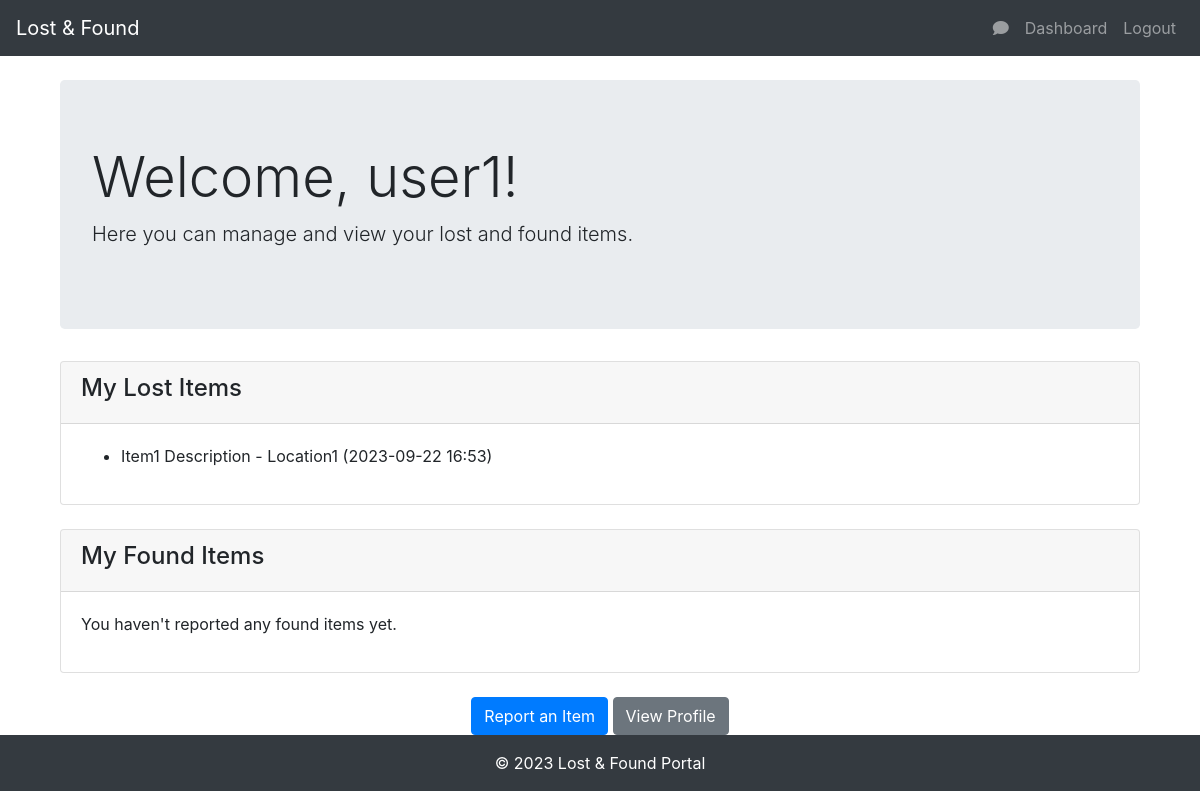
The page /dashboard (signed in) on the database its author committed.
### models.py (models this page shows, shortened)
class User(UserMixin, db.Model):
    id = db.Column(db.Integer, primary_key=True)
    first_name = db.Column(db.String(80), unique=False, nullable=False)
    last_name = db.Column(db.String(80), unique=False, nullable=False)
    username = db.Column(db.String(80), unique=True, nullable=False)
    created_at = db.Column(db.DateTime, default=datetime.utcnow)
    email = db.Column(db.String(120), unique=True, nullable=False, index=True, info={'unique_constraint': 'uq_email'})
    phone = db.Column(db.String(20), unique=True, nullable=False)
    password = db.Column(db.String(128), nullable=False)
    is_admin = db.Column(db.Boolean, default=False)
    last_login = db.Column(db.DateTime, nullable=True)
    email_verified = db.Column(db.Boolean, nullable=False, default=False)
    items = db.relationship('Item', backref='reporter', lazy=True)
    profile_visibility = db.Column(db.String(50), default='public', nullable=False)
    sent_messages = db.relationship('Message', foreign_keys='Message.sender_id', backref='sender', lazy='dynamic')
    received_messages = db.relationship('Message', foreign_keys='Message.receiver_id', backref='receiver',
                                        lazy='dynamic')
    claims = db.relationship('Claim', back_populates='user')
    PROFILE_VISIBILITY_CHOICES = ['public', 'private']

class Item(db.Model):
    id = db.Column(db.Integer, primary_key=True)
    description = db.Column(db.String(300), nullable=False, index=True)  # Added index
    category = db.Column(db.String(100), nullable=False, index=True)  # Added index
    location = db.Column(db.String(200), nullable=False, index=True)  # Added index
    time = db.Column(db.DateTime, nullable=False, default=datetime.utcnow)
    created_at = db.Column(db.DateTime, nullable=False, default=datetime.utcnow)
    type = db.Column(db.String(10), nullable=False, index=True)  # This will store values "lost" or "found"
    image_file = db.Column(db.String(20), nullable=True, default='default.jpg')
    user_id = db.Column(db.Integer, db.ForeignKey('user.id'), nullable=False)
    claims = db.relationship('Claim', back_populates='item')

### app.py (the view)
@app.route("/dashboard")
@login_required
def dashboard():
    lost_items = Item.query.filter_by(user_id=current_user.id, type='lost').all()
    found_items = Item.query.filter_by(user_id=current_user.id, type='found').all()
    unread_messages_count = Message.query.filter_by(receiver_id=current_user.id, is_read=False).count()
    return render_template('dashboard.html', lost_items=lost_items, found_items=found_items)

### app.py (called while the page is built)
@app.before_request
def make_session_permanent():
    session.permanent = True
    app.permanent_session_lifetime = timedelta(minutes=15)
    session.modified = True

@login_manager.user_loader
def load_user(user_id):
    return User.query.get(int(user_id))

@app.before_request
def before_request():
    if current_user.is_authenticated:
        g.unread_messages_count = Message.query.filter_by(receiver_id=current_user.id, is_read=False).count()
    else:
        g.unread_messages_count = 0

@app.context_processor
def inject_unread_messages_count():
    if current_user.is_authenticated:
        unread_messages_count = Message.query.filter_by(receiver_id=current_user.id, is_read=False).count()
    else:
        unread_messages_count = 0
    return dict(unread_messages_count=unread_messages_count)

### templates/dashboard.html
{% extends "base.html" %}
{% block content %}
<div class="container mt-4">
    <div class="jumbotron">
        <h1 class="display-4">Welcome, {{ current_user.username }}!</h1>
        <p class="lead">Here you can manage and view your lost and found items.</p>
    </div>
    <div class="card mb-4">
        <div class="card-header">
            <h4>My Lost Items</h4>
        </div>
        <div class="card-body">
            {% if lost_items %}
            <ul>
                {% for item in lost_items %}
                <li>{{ item.description }} - {{ item.location }} ({{ item.time.strftime('%Y-%m-%d %H:%M') }})</li>
                {% endfor %}
            </ul>
            {% else %}
            <p>You haven't reported any lost items yet.</p>
            {% endif %}
        </div>
    </div>
    <div class="card mb-4">
        <div class="card-header">
            <h4>My Found Items</h4>
        </div>
        <div class="card-body">
            {% if found_items %}
            <ul>
                {% for item in found_items %}
                <li>{{ item.description }} - {{ item.location }} ({{ item.time.strftime('%Y-%m-%d %H:%M') }})</li>
                {% endfor %}
            </ul>
            {% else %}
            <p>You haven't reported any found items yet.</p>
            {% endif %}
        </div>
    </div>
    <div class="text-center">
        <a href="{{ url_for('report_item') }}" class="btn btn-primary">Report an Item</a>
            <a href="{{ url_for('profile') }}" class="btn btn-secondary">View Profile</a>
    </div>
</div>
{% endblock %}

### rows shown on the page
User: username "user1"
Item: description "Item1 Description", location "Location1", time "2023-09-22 16:53"
